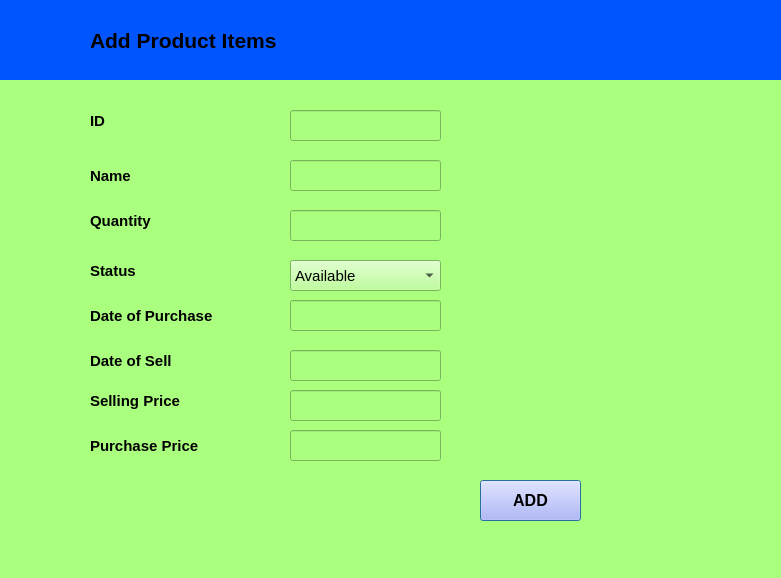
<?xml version="1.0" encoding="UTF-8"?>
<ui version="4.0">
 <class>Additems</class>
 <widget class="QDialog" name="Additems">
  <property name="geometry">
   <rect>
    <x>0</x>
    <y>0</y>
    <width>781</width>
    <height>578</height>
   </rect>
  </property>
  <property name="windowTitle">
   <string>Stock Management System</string>
  </property>
  <property name="windowIcon">
   <iconset resource="src.qrc">
    <normaloff>:/new/prefix1/301-x-251-png-3kb-inventory-control-icon-.png</normaloff>:/new/prefix1/301-x-251-png-3kb-inventory-control-icon-.png</iconset>
  </property>
  <property name="styleSheet">
   <string notr="true">background-color: rgb(170, 255, 127);</string>
  </property>
  <widget class="QLabel" name="label_7">
   <property name="geometry">
    <rect>
     <x>90</x>
     <y>430</y>
     <width>141</width>
     <height>31</height>
    </rect>
   </property>
   <property name="font">
    <font>
     <family>Arial</family>
     <pointsize>11</pointsize>
     <weight>75</weight>
     <bold>true</bold>
    </font>
   </property>
   <property name="text">
    <string>Purchase Price</string>
   </property>
  </widget>
  <widget class="QLineEdit" name="txtId">
   <property name="geometry">
    <rect>
     <x>290</x>
     <y>110</y>
     <width>151</width>
     <height>31</height>
    </rect>
   </property>
   <property name="font">
    <font>
     <family>Arial</family>
     <pointsize>11</pointsize>
    </font>
   </property>
  </widget>
  <widget class="QLineEdit" name="txtSellingPrice">
   <property name="geometry">
    <rect>
     <x>290</x>
     <y>390</y>
     <width>151</width>
     <height>31</height>
    </rect>
   </property>
   <property name="font">
    <font>
     <family>Arial</family>
     <pointsize>11</pointsize>
    </font>
   </property>
  </widget>
  <widget class="QLabel" name="label_3">
   <property name="geometry">
    <rect>
     <x>90</x>
     <y>260</y>
     <width>121</width>
     <height>21</height>
    </rect>
   </property>
   <property name="font">
    <font>
     <family>Arial</family>
     <pointsize>11</pointsize>
     <weight>75</weight>
     <bold>true</bold>
    </font>
   </property>
   <property name="text">
    <string>Status</string>
   </property>
  </widget>
  <widget class="QLabel" name="label_2">
   <property name="geometry">
    <rect>
     <x>90</x>
     <y>210</y>
     <width>121</width>
     <height>21</height>
    </rect>
   </property>
   <property name="font">
    <font>
     <family>Arial</family>
     <pointsize>11</pointsize>
     <weight>75</weight>
     <bold>true</bold>
    </font>
   </property>
   <property name="text">
    <string>Quantity</string>
   </property>
  </widget>
  <widget class="QLabel" name="label">
   <property name="geometry">
    <rect>
     <x>90</x>
     <y>110</y>
     <width>121</width>
     <height>21</height>
    </rect>
   </property>
   <property name="font">
    <font>
     <family>Arial</family>
     <pointsize>11</pointsize>
     <weight>75</weight>
     <bold>true</bold>
    </font>
   </property>
   <property name="text">
    <string>ID</string>
   </property>
  </widget>
  <widget class="QLineEdit" name="txtPurchasePrice">
   <property name="geometry">
    <rect>
     <x>290</x>
     <y>430</y>
     <width>151</width>
     <height>31</height>
    </rect>
   </property>
   <property name="font">
    <font>
     <family>Arial</family>
     <pointsize>11</pointsize>
    </font>
   </property>
  </widget>
  <widget class="QLabel" name="label_5">
   <property name="geometry">
    <rect>
     <x>90</x>
     <y>350</y>
     <width>111</width>
     <height>21</height>
    </rect>
   </property>
   <property name="font">
    <font>
     <family>Arial</family>
     <pointsize>11</pointsize>
     <weight>75</weight>
     <bold>true</bold>
    </font>
   </property>
   <property name="text">
    <string>Date of Sell</string>
   </property>
  </widget>
  <widget class="QPushButton" name="btnAdd">
   <property name="geometry">
    <rect>
     <x>480</x>
     <y>480</y>
     <width>101</width>
     <height>41</height>
    </rect>
   </property>
   <property name="font">
    <font>
     <family>Arial</family>
     <pointsize>12</pointsize>
     <weight>75</weight>
     <bold>true</bold>
    </font>
   </property>
   <property name="styleSheet">
    <string notr="true">background-color: rgb(170, 170, 255);</string>
   </property>
   <property name="text">
    <string>ADD</string>
   </property>
  </widget>
  <widget class="QLabel" name="label_6">
   <property name="geometry">
    <rect>
     <x>90</x>
     <y>390</y>
     <width>131</width>
     <height>21</height>
    </rect>
   </property>
   <property name="font">
    <font>
     <family>Arial</family>
     <pointsize>11</pointsize>
     <weight>75</weight>
     <bold>true</bold>
    </font>
   </property>
   <property name="text">
    <string>Selling Price</string>
   </property>
  </widget>
  <widget class="QLineEdit" name="txtDOS">
   <property name="geometry">
    <rect>
     <x>290</x>
     <y>350</y>
     <width>151</width>
     <height>31</height>
    </rect>
   </property>
   <property name="font">
    <font>
     <family>Arial</family>
     <pointsize>11</pointsize>
    </font>
   </property>
  </widget>
  <widget class="QLabel" name="label_4">
   <property name="geometry">
    <rect>
     <x>90</x>
     <y>300</y>
     <width>151</width>
     <height>31</height>
    </rect>
   </property>
   <property name="font">
    <font>
     <family>Arial</family>
     <pointsize>11</pointsize>
     <weight>75</weight>
     <bold>true</bold>
    </font>
   </property>
   <property name="text">
    <string>Date of Purchase</string>
   </property>
  </widget>
  <widget class="QLineEdit" name="txtDOP">
   <property name="geometry">
    <rect>
     <x>290</x>
     <y>300</y>
     <width>151</width>
     <height>31</height>
    </rect>
   </property>
   <property name="font">
    <font>
     <family>Arial</family>
     <pointsize>11</pointsize>
    </font>
   </property>
  </widget>
  <widget class="QComboBox" name="cmbStatus">
   <property name="geometry">
    <rect>
     <x>290</x>
     <y>260</y>
     <width>151</width>
     <height>31</height>
    </rect>
   </property>
   <property name="font">
    <font>
     <family>Arial</family>
     <pointsize>11</pointsize>
    </font>
   </property>
   <item>
    <property name="text">
     <string>Available</string>
    </property>
   </item>
   <item>
    <property name="text">
     <string>Expired</string>
    </property>
   </item>
   <item>
    <property name="text">
     <string>Sold</string>
    </property>
   </item>
   <item>
    <property name="text">
     <string>Return</string>
    </property>
   </item>
   <item>
    <property name="text">
     <string>Spoiled</string>
    </property>
   </item>
  </widget>
  <widget class="QLineEdit" name="txtQuantity">
   <property name="geometry">
    <rect>
     <x>290</x>
     <y>210</y>
     <width>151</width>
     <height>31</height>
    </rect>
   </property>
   <property name="font">
    <font>
     <family>Arial</family>
     <pointsize>11</pointsize>
    </font>
   </property>
  </widget>
  <widget class="QLabel" name="label_8">
   <property name="geometry">
    <rect>
     <x>90</x>
     <y>160</y>
     <width>121</width>
     <height>31</height>
    </rect>
   </property>
   <property name="font">
    <font>
     <family>Arial</family>
     <pointsize>11</pointsize>
     <weight>75</weight>
     <bold>true</bold>
    </font>
   </property>
   <property name="text">
    <string>Name</string>
   </property>
  </widget>
  <widget class="QLineEdit" name="txtName">
   <property name="geometry">
    <rect>
     <x>290</x>
     <y>160</y>
     <width>151</width>
     <height>31</height>
    </rect>
   </property>
   <property name="font">
    <font>
     <family>Arial</family>
     <pointsize>11</pointsize>
    </font>
   </property>
  </widget>
  <widget class="QFrame" name="frame">
   <property name="geometry">
    <rect>
     <x>0</x>
     <y>0</y>
     <width>781</width>
     <height>80</height>
    </rect>
   </property>
   <property name="frameShape">
    <enum>QFrame::StyledPanel</enum>
   </property>
   <property name="frameShadow">
    <enum>QFrame::Raised</enum>
   </property>
   <widget class="QLabel" name="label_9">
    <property name="geometry">
     <rect>
      <x>90</x>
      <y>0</y>
      <width>691</width>
      <height>81</height>
     </rect>
    </property>
    <property name="styleSheet">
     <string notr="true">background-color: rgb(0, 85, 255);</string>
    </property>
    <property name="text">
     <string>&lt;html&gt;&lt;head/&gt;&lt;body&gt;&lt;p&gt;&lt;span style=&quot; font-size:16pt; font-weight:600;&quot;&gt;Add Product Items&lt;/span&gt;&lt;/p&gt;&lt;/body&gt;&lt;/html&gt;</string>
    </property>
   </widget>
   <widget class="QLabel" name="label_10">
    <property name="geometry">
     <rect>
      <x>0</x>
      <y>0</y>
      <width>91</width>
      <height>81</height>
     </rect>
    </property>
    <property name="styleSheet">
     <string notr="true">image: url(:/new/prefix1/add-512.png);
background-color: rgb(0, 85, 255);</string>
    </property>
    <property name="text">
     <string/>
    </property>
   </widget>
  </widget>
 </widget>
 <resources>
  <include location="src.qrc"/>
 </resources>
 <connections/>
</ui>
